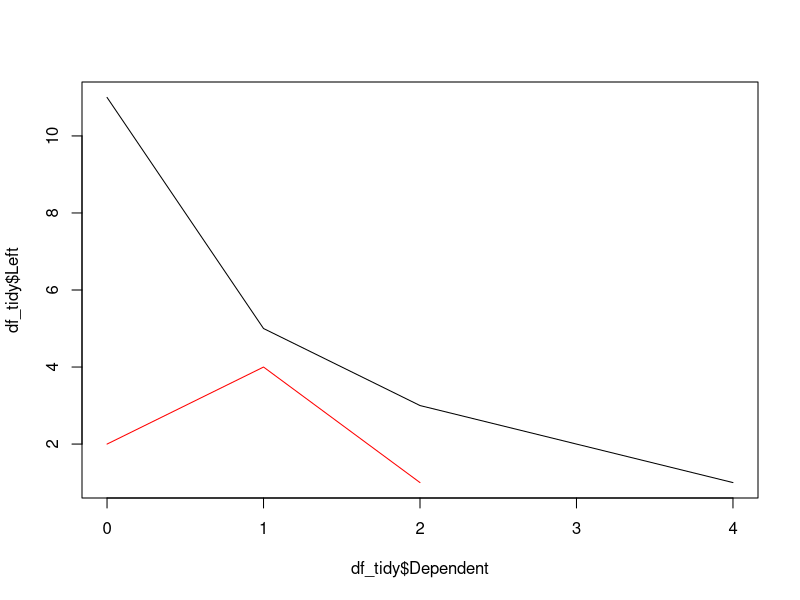

R code for this plot:
df <- data.frame("Dependent" = c(0, 1, 2, 0, 1, 2, 3, 4),
                 "Counts" = c(2, 4, 1, 11, 5, 3, 2, 1),
                 "Indication" = c("Stay", "Stay", "Stay", "Left", "Left", "Left", "Left", "Left"))

install.packages("tidyr")
library(tidyr)

df_tidy <- spread(df, Indication, Counts)

plot(df_tidy$Dependent, df_tidy$Left, type = "l")
lines(df_tidy$Dependent, df_tidy$Stay, col = "red")